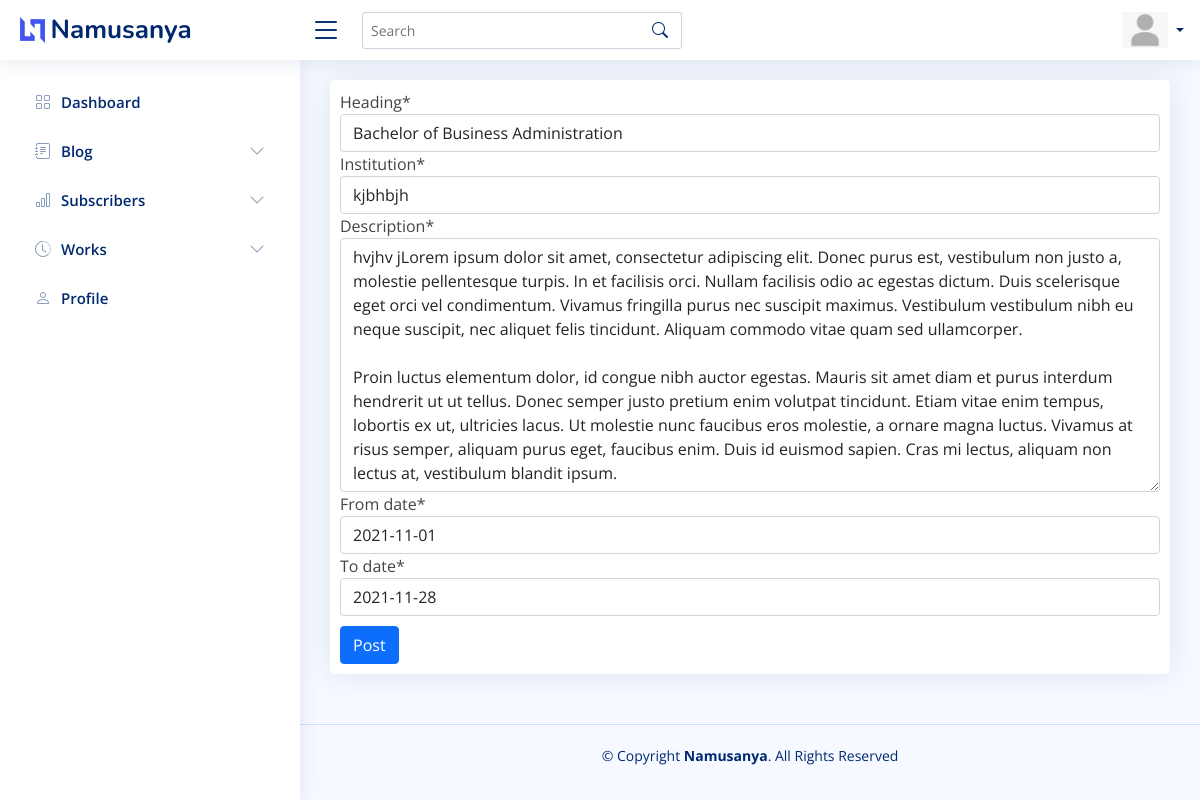
Screenshot of /dashboard/education/edit/2/ with the database file from the repository.
### posts/models.py (models this page shows, shortened)
class Education(models.Model):
    heading = models.CharField(max_length=255)
    institution = models.CharField(max_length=255)
    description = models.TextField()
    from_date = models.DateField()
    to_date = models.DateField()
    class Meta:
        ordering = ["-from_date"]

### admin_area/views.py (the view)
class EducationEditView(UpdateView):
    model = Education
    success_url = "/dashboard/education/create/"
    template_name = "admin_area/blog_edit.html"
    fields = "__all__"

### templates/admin_area/blog_edit.html
{% extends "admin_area/base.html" %} {% load static %} {% load crispy_forms_tags %} {% block content %}
<div class="card">
    <form method="POST" style="padding: 10px;" enctype="multipart/form-data">
        {% csrf_token %} {{form.media}}{{ form|crispy }}
        <button type="submit" style="margin-top: 10px;" class="btn btn-primary">Post</button>
    </form>
</div>
{% endblock content %}

### static/assets/css/style.css (style rules this page uses)
:root { scroll-behavior: smooth; }
body { font-family: "Open Sans", sans-serif; background: #f6f9ff; color: #444444; }
.card { margin-bottom: 30px; border: none; border-radius: 5px; box-shadow: 0px 0 30px rgba(1, 41, 112, 0.1); overflow: hidden; }

### rows the page displays
Education: heading "Bachelor of Business Administration", institution "kjbhbjh", description "hvjhv jLorem ipsum dolor sit amet, consectetur adipiscing elit. Donec purus est, vestibulum non justo a, molestie pellentesque turpis. In et facilisis orci. Nullam facilisis odio ac egestas dictum. Duis scelerisque eget orci vel condimentum. Vivamus fringilla purus nec suscipit maximus. Vestibulum vestibulum nibh eu neque suscipit, nec aliquet felis tincidunt. Aliquam commodo vitae quam sed ullamcorper. Proin luctus elementum dolor, id congue nibh auctor egestas. Mauris sit amet diam et purus interdum hendrerit ut ut tellus. Donec semper justo pretium enim volutpat tincidunt. Etiam vitae enim tempus, lobortis ex ut, ultricies lacus. Ut molestie nunc faucibus eros molestie, a ornare magna…", from_date "2021-11-01", to_date "2021-11-28"
